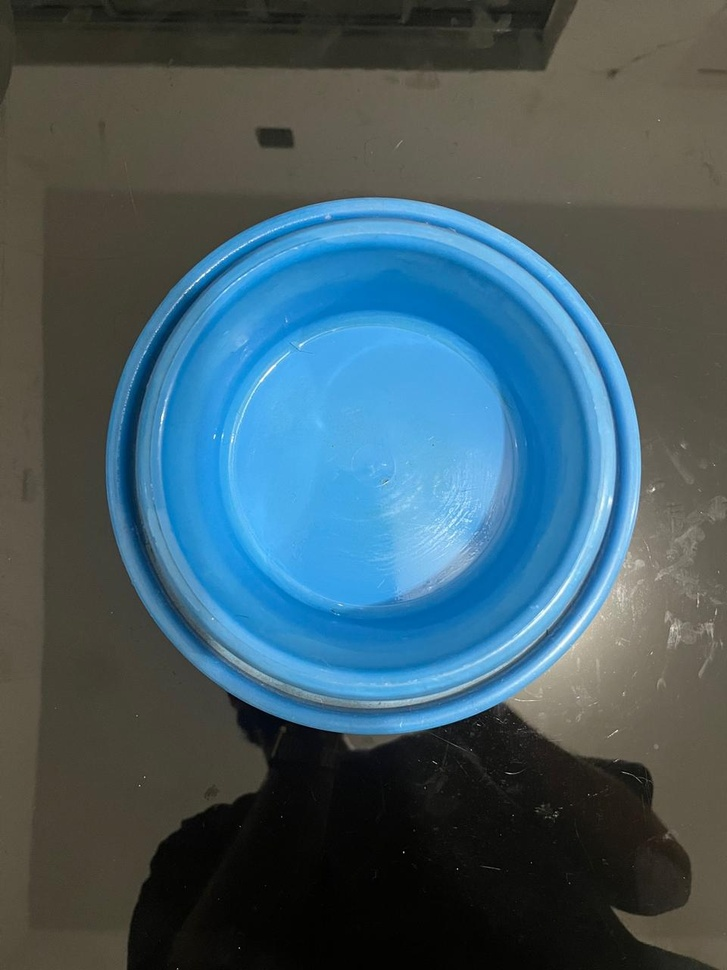
#> input picture Projeto/img_projeto/pote-azul-vazio.jpeg, 727 x 970 px, shrunk from 960 x 1280 before the run
$ python projeto.py
#> lines starting #> are read from the running program, lines starting #| are printed output that depends on the picture; after the words box and inside, x2 and y2 are one past the last pixel; in counts of white or black regions, pixels touching at a corner belong together
import cv2
import numpy as np

# [52 lines of commented-out code are left out]

def recortar_imagem_circular(imagem, circulo):
    x, y, r = circulo
    # Cria uma máscara circular
    mask = np.zeros_like(imagem)


    cv2.circle(mask, (x, y), r, (255, 255, 255), thickness=-1)

    # Aplica a máscara à imagem original
    imagem_cortada = cv2.bitwise_and(imagem, mask)
    mask = cv2.bitwise_not(mask)

    # Recorta a imagem no bounding box do círculo
    #imagem_cortada = imagem_cortada[y-r-5:y+r-5, x-r-5:x+r-5]
    imagem_cortada = imagem_cortada[y-r:y+r, x-r:x+r]


    return imagem_cortada

# [40 lines of commented-out code are left out]

def detectar_racao(imagem, cor_fundo_hsv, raio_buffer=5, salvar_imagem=False):
    # Carrega a imagem
    img = cv2.imread(imagem)

    # Detecta o círculo do pote usando a Transformada de Hough
    circulo_pote = detectar_circulo_pote(img, ajustar_para_borda_interna=True)
    if circulo_pote is None:
        raise Exception("Não foi possível detectar o círculo do pote na imagem.")

    # Recorta a imagem circularmente ao redor do círculo detectado
    img_cortada = recortar_imagem_circular(img, circulo_pote)

    # Converte a imagem recortada para o espaço de cores HSV
    hsv = cv2.cvtColor(img_cortada, cv2.COLOR_BGR2HSV)

    # [6 lines of commented-out code are left out]
    lower_bound = np.array(cor_fundo_hsv[0])
    upper_bound = np.array(cor_fundo_hsv[1])

    # Cria uma máscara que identifica os pixels correspondentes à cor do fundo
    mask = cv2.inRange(hsv, lower_bound, upper_bound)

    # [14 lines of commented-out code are left out]
    contours, _ = cv2.findContours(mask, cv2.RETR_EXTERNAL, cv2.CHAIN_APPROX_SIMPLE)

    # Salvar imagem destacando a área do fundo encontrada, se necessário
    if salvar_imagem:
        img_fundo_destacado = img_cortada.copy()
        cv2.drawContours(img_fundo_destacado, contours, -1, (0, 0, 255), 2)
        # cv2.imwrite('area_fundo_detectada.jpg', img_fundo_destacado)
        cv2.imshow('nivel racao', img_fundo_destacado)
        cv2.waitKey(0)

    # Calcula a área total dos contornos
    area_racao = sum(cv2.contourArea(contour) for contour in contours)

    return area_racao


def detectar_circulo_pote(img, ajustar_para_borda_interna=False):
    # Converte para escala de cinza
    gray = cv2.cvtColor(img, cv2.COLOR_BGR2GRAY)

    # Aplica um desfoque para suavizar a imagem
    blurred = cv2.GaussianBlur(gray, (9, 9), 2)

    # Detecta círculos usando a Transformada de Hough
    circles = cv2.HoughCircles(blurred, cv2.HOUGH_GRADIENT, dp=1.2, minDist=100, param1=50, param2=30, minRadius=50, maxRadius=0)

    # Verifica se encontrou algum círculo
    if circles is not None:
        circles = np.round(circles[0, :]).astype("int")
        # Assume que o primeiro círculo detectado é o pote
        x, y, r = circles[0]

        # Ajuste para a borda interna
        if ajustar_para_borda_interna:
            r = int(r * 0.85)  # Reduz o raio para focar na borda interna

        return (x, y, r)
    else:
        return None

# [6 lines of commented-out code are left out]

imagem_pote_vazio = '../img_projeto/pote-azul-vazio.jpeg'
imagem_pote = '../img_projeto/pote-azul-70.jpeg'

# [24 lines of commented-out code are left out]
cor_fundo_hsv = [[5, 100, 20], [30, 255, 200]]


# [6 lines of commented-out code are left out]
area_vazio = detectar_racao(imagem_pote_vazio, cor_fundo_hsv, salvar_imagem=True)
#> in detectar_racao, img is the input picture: shape (970, 727, 3); mean B, G, R 102, 91, 66.3
#> in detectar_circulo_pote, `gray = cv2.cvtColor(img, cv2.COLOR_BGR2GRAY)`:
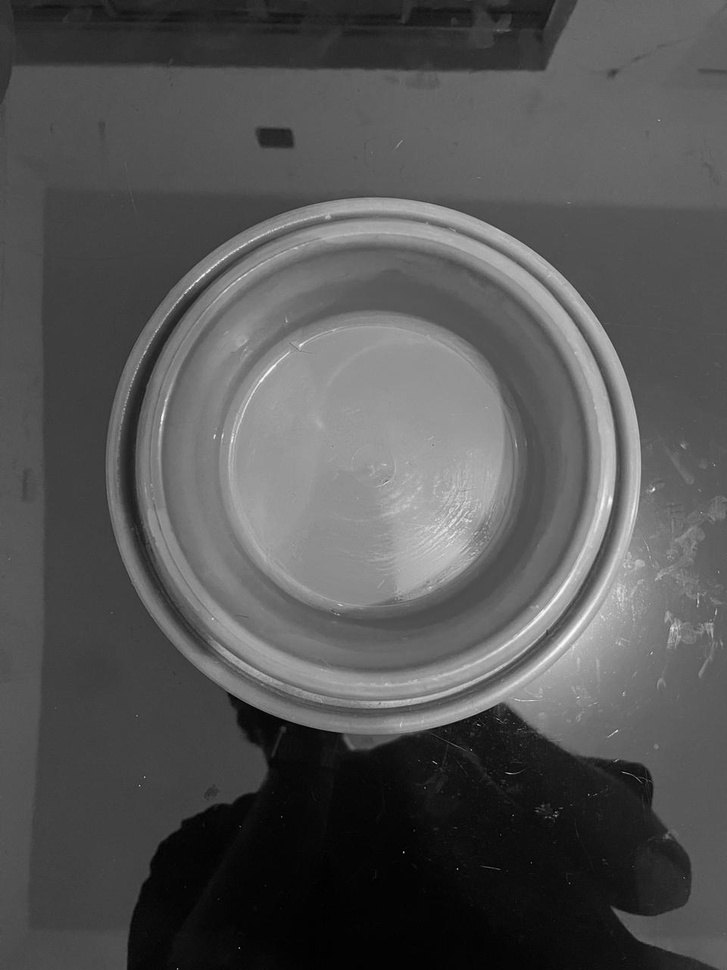
#> gray: shape (970, 727); min 0, max 252, mean 84.9
#> in detectar_circulo_pote, `circles = cv2.HoughCircles(blurred, cv2.HOUGH_GRADIENT, dp=1.2, minDis..`: circles = 50 rows, first 8: [373.8, 466.2, 268], [457.8, 405, 333.8], [466.2, 507, 240.4], [328.2, 557.4, 166.6], [669, 556.2, 219.3], [315, 383.4, 158.5], [605.4, 660.6, 97.88], [725.4, 729, 228.7]
#> in detectar_circulo_pote, `circles = np.round(circles[0, :]).astype("int")`: circles = 50 rows, first 8: [374, 466, 268], [458, 405, 334], [466, 507, 240], [328, 557, 167], [669, 556, 219], [315, 383, 158], [605, 661, 98], [725, 729, 229]
#> in detectar_circulo_pote, `x, y, r = circles[0]`: x = 374; y = 466; r = 268
#> in detectar_circulo_pote, `r = int(r * 0.85)`: r = 227
#> in detectar_racao, `circulo_pote = detectar_circulo_pote(img, ajustar_para_borda_interna=T..`: circulo_pote = (374, 466, 227)
#> in recortar_imagem_circular, `x, y, r = circulo`: x = 374; y = 466; r = 227
#> in recortar_imagem_circular, `cv2.circle(mask, (x, y), r, (255, 255, 255), thickness=-1)`:
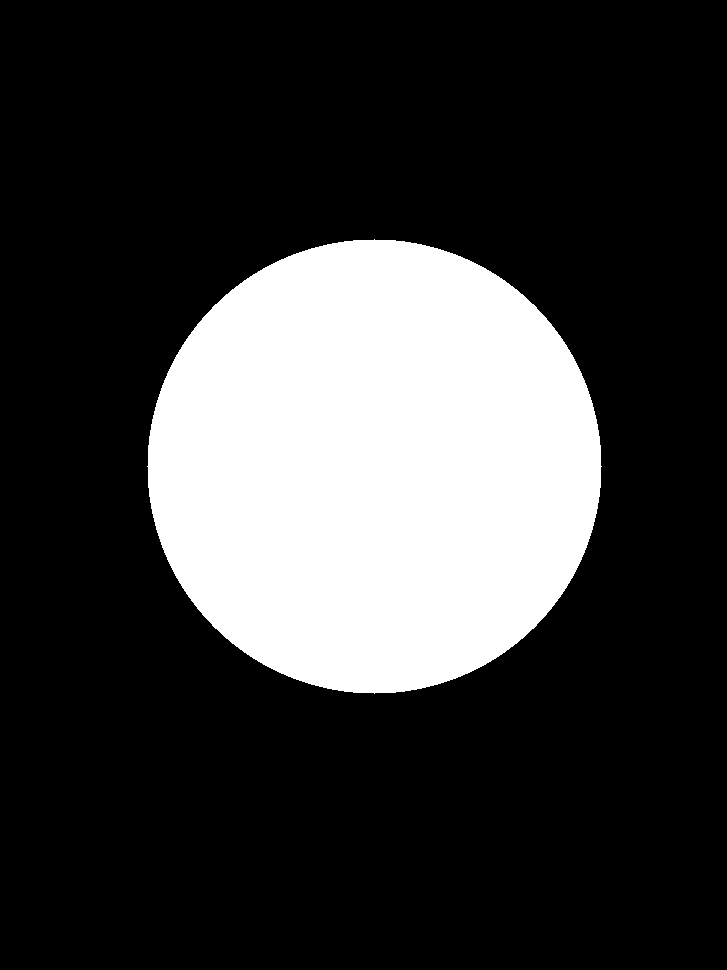
#> mask: shape (970, 727, 3); 22.9% white; 1 white region, box (x1, y1, x2, y2) and area: (147, 239, 602, 694) 161837
#> in recortar_imagem_circular, `imagem_cortada = imagem_cortada[y-r:y+r, x-r:x+r]`:
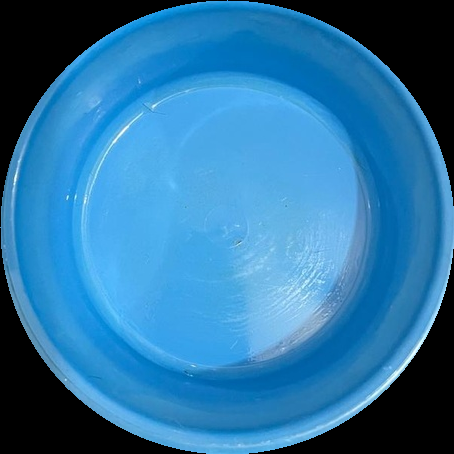
#> imagem_cortada: shape (454, 454, 3); mean B, G, R 164.9, 117, 43.9
#> in detectar_racao, `hsv = cv2.cvtColor(img_cortada, cv2.COLOR_BGR2HSV)`: hsv: shape (454, 454, 3); mean H, S, V 80, 149.2, 164.9
#> in detectar_racao, `mask = cv2.inRange(hsv, lower_bound, upper_bound)`: mask: shape (454, 454); every value is 0
#> in detectar_racao, `contours, _ = cv2.findContours(mask, cv2.RETR_EXTERNAL, cv2.CHAIN_APPR..`: contours = []
#> in detectar_racao, `area_racao = sum(cv2.contourArea(contour) for contour in contours)`: area_racao = 0
#> area_vazio = 0
area_racao = detectar_racao(imagem_pote, cor_fundo_hsv, salvar_imagem=True)
#> call 2 of detectar_racao, with imagem = '../img_projeto/pote-azul-70.jpeg', raio_buffer = 5, salvar_imagem = True
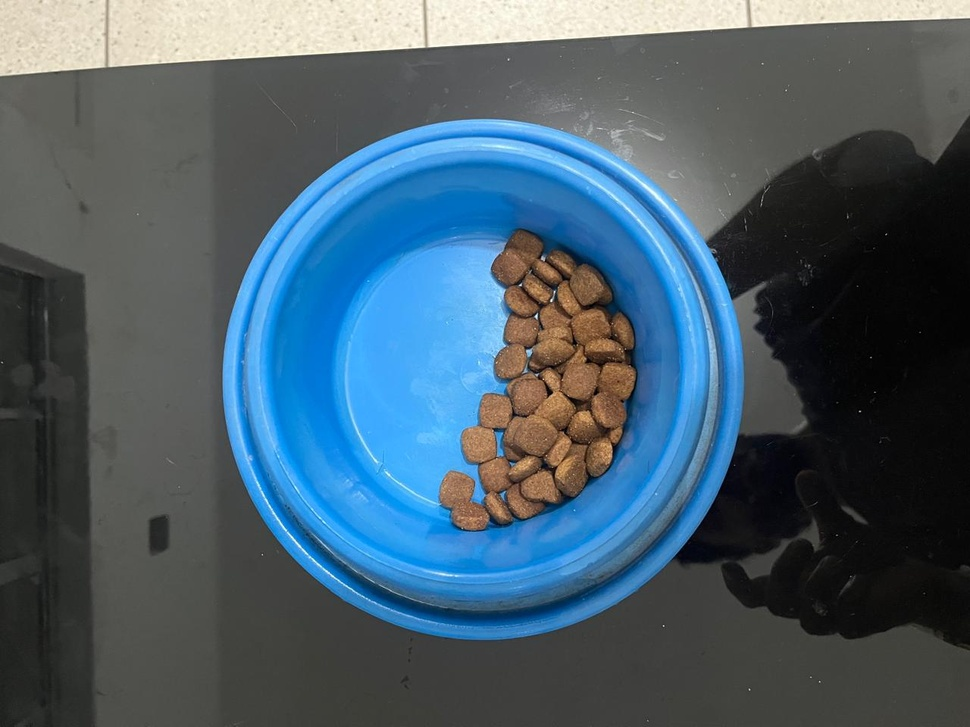
#> input picture Projeto/img_projeto/pote-azul-70.jpeg, 970 x 727 px, shrunk from 1280 x 960 before the run
#> in detectar_racao, img is the input picture: shape (727, 970, 3); mean B, G, R 108.1, 94.5, 73.5
#> call 2 of detectar_circulo_pote, with ajustar_para_borda_interna = True
#> in detectar_circulo_pote (call 2), `gray = cv2.cvtColor(img, cv2.COLOR_BGR2GRAY)`:
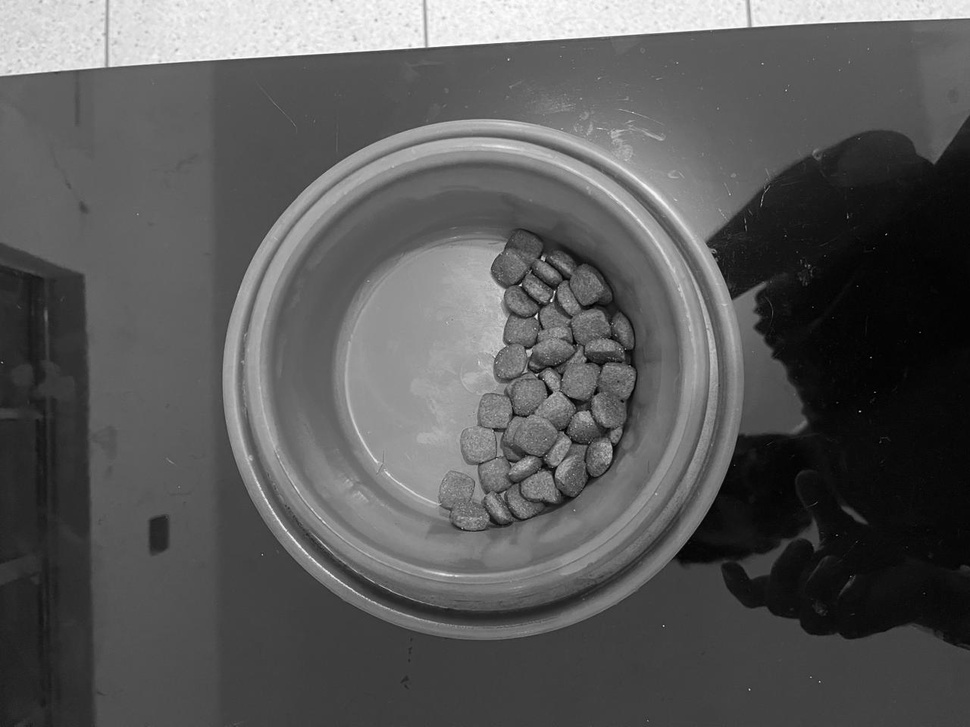
#> gray: shape (727, 970); min 0, max 254, mean 89.8
#> in detectar_circulo_pote (call 2), `circles = cv2.HoughCircles(blurred, cv2.HOUGH_GRADIENT, dp=1.2, minDis..`: circles = 53 rows, first 8: [483, 381, 244.3], [417, 303, 160.2], [775.8, 709.8, 684.1], [892.2, 327, 190.6], [405, 453, 153.1], [108.6, 607.8, 539.8], [604.2, 431.4, 128.4], [703.8, 395.4, 168]
#> in detectar_circulo_pote (call 2), `circles = np.round(circles[0, :]).astype("int")`: circles = 53 rows, first 8: [483, 381, 244], [417, 303, 160], [776, 710, 684], [892, 327, 191], [405, 453, 153], [109, 608, 540], [604, 431, 128], [704, 395, 168]
#> in detectar_circulo_pote (call 2), `x, y, r = circles[0]`: x = 483; y = 381; r = 244
#> in detectar_circulo_pote (call 2), `r = int(r * 0.85)`: r = 207
#> in detectar_racao (call 2), `circulo_pote = detectar_circulo_pote(img, ajustar_para_borda_interna=T..`: circulo_pote = (483, 381, 207)
#> in recortar_imagem_circular (call 2), `cv2.circle(mask, (x, y), r, (255, 255, 255), thickness=-1)`: mask: shape (727, 970, 3); 19.1% white; 1 white region, box (x1, y1, x2, y2) and area: (276, 174, 691, 589) 134565
#> in detectar_racao (call 2), `hsv = cv2.cvtColor(img_cortada, cv2.COLOR_BGR2HSV)`: hsv: shape (414, 414, 3); mean H, S, V 63.8, 142.2, 150.2
#> in detectar_racao (call 2), `mask = cv2.inRange(hsv, lower_bound, upper_bound)`:
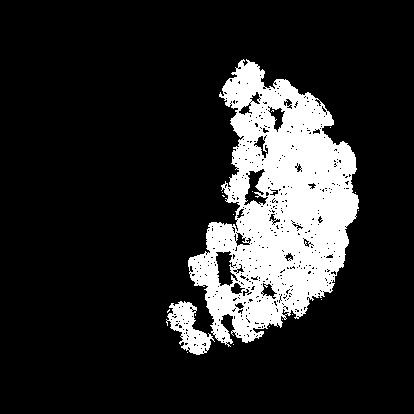
#> mask: shape (414, 414); 16.1% white; 18 white regions (16 under 20 px)
#> in detectar_racao (call 2), `contours, _ = cv2.findContours(mask, cv2.RETR_EXTERNAL, cv2.CHAIN_APPR..`: contours = 16 contours, 14 with area under 20; largest, box (x1, y1, x2, y2) and area: (188, 59, 359, 347) 28748, (166, 301, 215, 355) 1180
#> in detectar_racao (call 2), `cv2.drawContours(img_fundo_destacado, contours, -1, (0, 0, 255), 2)`:
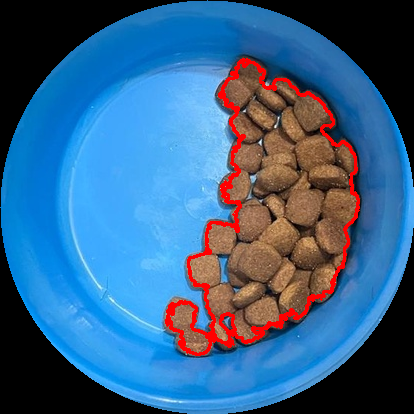
#> img_fundo_destacado: shape (414, 414, 3); mean B, G, R 136.6, 98.2, 55.6
#> in detectar_racao (call 2), `area_racao = sum(cv2.contourArea(contour) for contour in contours)`: area_racao = 29930.5
#> area_racao = 29930.5

area_threshold = area_vazio * 0.50
#> area_threshold = 0

print(f'Area de vazia: {area_racao}')
#| Area de vazia: 29930.5
print(f'Tamanho do pote: {area_vazio}')
#| Tamanho do pote: 0
print(f'Valor limite: {area_threshold}')
#| Valor limite: 0.0

# [5 lines of commented-out code are left out]
